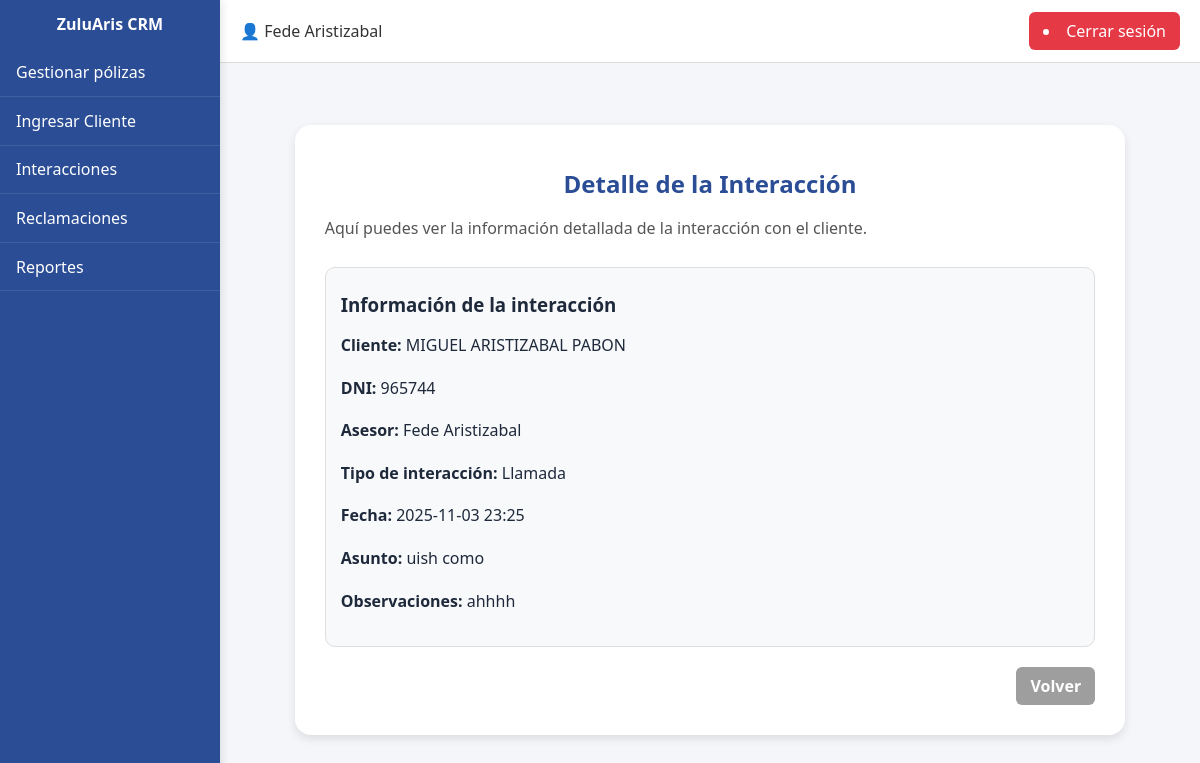
The page /interacciones/9/ (signed in) on the database its author committed.
### CRM/models.py (models this page shows)
class Clientes(models.Model):
    dni = models.CharField(max_length=50, primary_key=True)
    id_tipo_dni = models.ForeignKey(Tipo_DNI, on_delete=models.CASCADE)
    nombre = models.CharField(max_length=200)
    direccion = models.CharField(max_length=200, blank=True, null=True)
    id_ciudad = models.ForeignKey(Ciudades, on_delete=models.CASCADE)
    telefono = models.CharField(max_length=50, blank=True, null=True)
    celular = models.CharField(max_length=50)
    correo = models.EmailField(blank=True, null=True)
    asesor = models.ForeignKey("Usuarios", on_delete=models.SET_NULL, null=True, blank=True, related_name="clientes")
    class Meta:
        db_table = "clientes"

class Interacciones(models.Model):
    id = models.AutoField(primary_key=True)
    dni_cliente = models.ForeignKey(Clientes, on_delete=models.CASCADE)
    dni_asesor = models.ForeignKey(Usuarios, on_delete=models.CASCADE)
    fecha = models.DateTimeField(auto_now_add=True)
    id_tipo_interaccion = models.ForeignKey(TipoInteraccion, on_delete=models.CASCADE)
    asunto = models.CharField(max_length=100)
    observaciones = models.CharField(max_length=500, blank=True, null=True)
    class Meta:
        db_table = "interacciones"

class Usuarios(models.Model):
    user = models.OneToOneField(User, on_delete=models.CASCADE)
    dni = models.CharField(max_length=50, primary_key=True)
    tipo_dni = models.ForeignKey(Tipo_DNI, on_delete=models.CASCADE)
    celular = models.CharField(max_length=50)
    id_rol = models.ForeignKey(Roles, on_delete=models.CASCADE)
    empresa = models.ForeignKey(Empresa, on_delete=models.CASCADE, null=True, blank=True, related_name="usuarios")
    class Meta:
        db_table = "usuarios"

class TipoInteraccion(models.Model):
    id = models.AutoField(primary_key=True)
    descripcion = models.CharField(max_length=50, unique=True)
    class Meta:
        db_table = "tipo_interaccion"

### CRM/views.py (the view)
# urls.py: path('interacciones/<int:interaccion_id>/', CRM.views.detalle_interaccion, name='detalle_interaccion'),
def detalle_interaccion(request, interaccion_id):
    if not request.user.is_authenticated:
        messages.error(request, "Debes iniciar sesión.")
        return redirect("/login")
    try:
        asesor = Usuarios.objects.get(user=request.user)
    except Usuarios.DoesNotExist:
        messages.error(request, "Tu perfil no está asociado correctamente.")
        return redirect("/")
    interaccion = get_object_or_404(
        Interacciones,
        id=interaccion_id,
        dni_asesor__empresa=asesor.empresa
    )
    cliente = interaccion.dni_cliente
    context = {
        "cliente": cliente,
        "interaccion": interaccion
    }
    return render(request, "interaccion_detalle.html", context)

### CRM/templates/interaccion_detalle.html (shortened to what this page needs)
{% extends 'layout_panel.html' %}
{% load static %}
{% block content %}
<section class="detalle-cliente-container">
    <div class="detalle-cliente-card">
        <h2 class="titulo-seccion">Detalle de la Interacción</h2>
        <p class="descripcion-seccion">
            Aquí puedes ver la información detallada de la interacción con el cliente.
        </p>
        <div class="poliza-card">
            <h3>Información de la interacción</h3>
            <p><strong>Cliente:</strong> {{ cliente.nombre }}</p>
            <p><strong>DNI:</strong> {{ cliente.dni }}</p>
            <p><strong>Asesor:</strong> {{ interaccion.dni_asesor.user.first_name }} {{ interaccion.dni_asesor.user.last_name }}</p>
            <p><strong>Tipo de interacción:</strong> {{ interaccion.id_tipo_interaccion.descripcion }}</p>
            <p><strong>Fecha:</strong> {{ interaccion.fecha|date:"Y-m-d H:i" }}</p>
            <p><strong>Asunto:</strong> {{ interaccion.asunto }}</p>
            {% if interaccion.observaciones %}
                <p><strong>Observaciones: </strong>{{ interaccion.observaciones }}</p>
            {% else %}
                <p><strong>Observaciones: </strong><em>No se registraron observaciones adicionales.</em></p>
            {% endif %}
        </div>
        <div class="acciones-formulario">
            <a href="{% url 'interacciones' %}" class="btn-cancelar">Volver</a>
        </div>
    </div>
</section>
{% endblock %}

### CRM/templates/layout_panel.html (shortened to what this page needs)
{% load static %}
<!DOCTYPE html>
<html lang="es">
<head>
    {% load static %}
    <link rel="stylesheet" href="{% static 'styles/globalstyles.css' %}">
</head>
<body>
    <div class="container">
        <aside class="sidebar">
            <div class="logo">ZuluAris CRM</div>
            <nav>
                <ul>
                    <li><a href="/gestionar/">Gestionar pólizas</a></li>
                    <li><a href="/client_form/">Ingresar Cliente</a></li>
                    <li><a href="/interacciones/">Interacciones</a></li>
                    <li><a href="/reclamaciones/">Reclamaciones</a></li>
                    <li><a href="/reportes/">Reportes</a></li>
                </ul>
            </nav>
        </aside>
        <main class="main-content">
            <header class="navbar">
                <div class="navbar-left">
                    <span class="user">👤 {{ request.user.first_name }} {{ request.user.last_name }}</span>
                </div>
                <div class="navbar-right">
                    <li class="btn-logout">
                        <a href="/logout/">Cerrar sesión</a>
                    </li>
                </div>
            </header>
            <section class="content">
                {% block content %}
                {% endblock %}
            </section>
        </main>
    </div>
</body>
</html>

### CRM/static/styles/globalstyles.css (style rules this page uses)
body { margin: 0; font-family: 'Ubuntu', sans-serif; background-color: #f9fafb; color: #1e293b; }
a { text-decoration: none; color: inherit; }
h1, h2, h3, h4 { margin: 0.5em 0; }
h2 { color: #2a4d96 }
p { margin-bottom: 17px; line-height: 1.6; font-size: 16px; text-align: justify; }
body { margin: 0; font-family: 'Segoe UI', sans-serif; background-color: #f4f6fa; }
.container { display: flex; height: 100vh; }
.sidebar { width: 220px; background-color: #2a4d96; color: #fff; display: flex; flex-direction: column; }
.logo { font-weight: bold; text-align: center; padding: 6%; }
.sidebar nav ul { list-style: none; padding: 0; margin: 0; }
.sidebar nav ul li { border-bottom: 1px solid rgba(255, 255, 255, 0.1); }
.sidebar nav ul li a { display: block; color: #fff; padding: 0.8rem 1rem; text-decoration: none; transition: background 0.3s; }
.main-content { flex: 1; display: flex; flex-direction: column; }
.navbar { background-color: #fff; border-bottom: 1px solid #ddd; padding: 0.8rem 1.5rem; display: flex; justify-content: flex-end; align-items: center; }
.user { font-weight: 500; }
.content { padding: 2rem; }
.sidebar { background-color: #2a4d96; color: #fff; width: 220px; height: 100vh; display: flex; flex-direction: column; box-shadow: 2px 0 8px rgba(0, 0, 0, 0.1); position: fixed; top: 0; left: 0; z-index: 100; }
.main-content { margin-left: 220px; display: flex; flex-direction: column; min-height: 100vh; }
.user { font-weight: 600; color: #2a4d96; }
.acciones-formulario { display: flex; justify-content: flex-end; gap: 1rem; margin-top: 1.2rem; }
.titulo-seccion { color: #244a8d; text-align: center; font-weight: 600; margin-bottom: 2rem; }
.navbar { display: flex; justify-content: space-between; align-items: center; background-color: #ffffff; padding: 12px 20px; border-bottom: 1px solid #ddd; }
.btn-logout { background-color: #e63946; color: #fff; border: none; padding: 8px 14px; border-radius: 6px; cursor: pointer; font-weight: 500; transition: background-color 0.3s ease; }
.user { font-weight: 500; color: #333; }
.detalle-cliente-container { display: flex; justify-content: center; padding: 30px; }
.detalle-cliente-card { background: #fff; padding: 30px; border-radius: 16px; box-shadow: 0 4px 10px rgba(0, 0, 0, 0.1); width: 90%; max-width: 900px; }
.descripcion-seccion { color: #555; margin-bottom: 20px; }
.acciones-formulario { margin-top: 20px; display: flex; gap: 15px; }
.poliza-card { background-color: #f8f9fa; border: 1px solid #ddd; border-radius: 10px; padding: 15px; margin-top: 25px; }
.titulo-seccion { font-size: 24px; color: #2a4d96; font-weight: bold; margin-bottom: 10px; }
.btn-cancelar { background-color: #9e9e9e; color: #fff; border: none; padding: 8px 14px; border-radius: 6px; cursor: pointer; font-weight: 500; transition: background-color 0.3s ease; font-size: 16px; font-style: bold; font-weight: bold; height: 100%; }
.acciones-formulario { display: flex; justify-content: flex-end; align-items: center; gap: 12px; margin-top: 20px; flex-wrap: wrap; }

### rows shown on the page
Clientes: nombre "MIGUEL ARISTIZABAL PABON", dni "965744"
Interacciones: dni_asesor.user.first_name "Fede", dni_asesor.user.last_name "Aristizabal", id_tipo_interaccion.descripcion "Llamada", fecha "2025-11-03 23:25", asunto "uish como", observaciones "ahhhh"

### other values the page prints
{{ request.user.first_name }} "Fede"
{{ request.user.last_name }} "Aristizabal"
